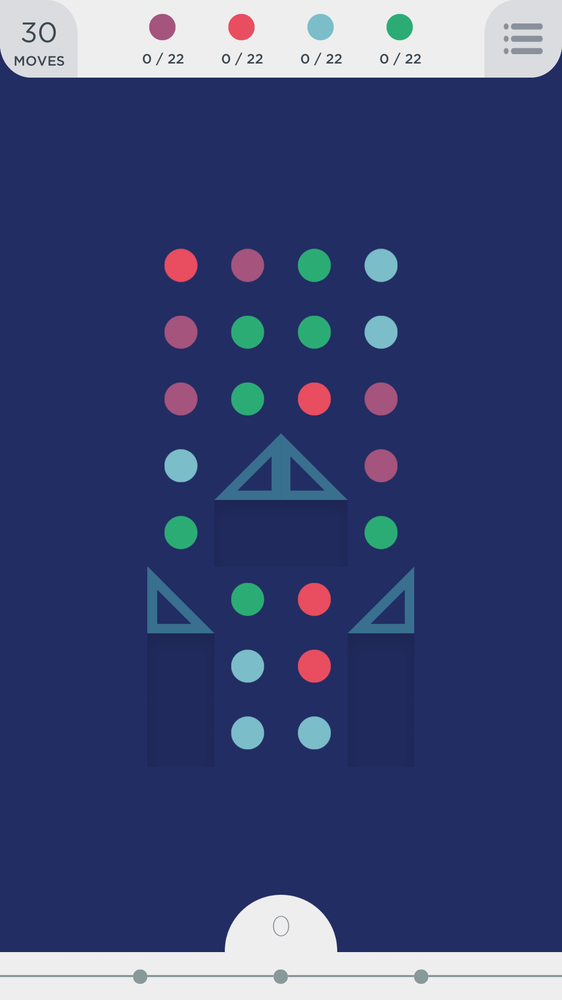
#> input picture oldstuff/caps_hd.png, 562 x 1000 px, shrunk from 1080 x 1920 before the run
$ python cv_circles.py caps_hd.png   (Python 2 division)
#> lines starting #> are read from the running program, lines starting #| are printed output that depends on the picture; after the words box and inside, x2 and y2 are one past the last pixel; in counts of white or black regions, pixels touching at a corner belong together
#!/usr/bin/env python

import cv2
import cv2.cv as cv
import numpy as np
import sys

if __name__ == "__main__":
    try:
        img = cv2.imread(sys.argv[1], 0)
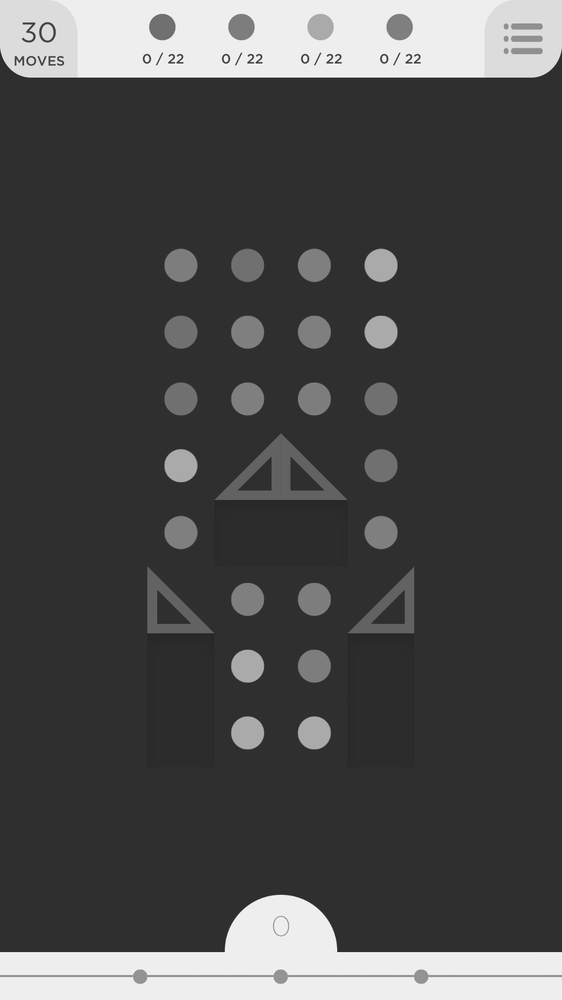
#> img: shape (1000, 562); min 33, max 254, mean 74.6
    except IndexError, e:
        print "Usage: %s <image>" % sys.argv[0]
        sys.exit(1)

    #img = cv2.medianBlur(img, 5)
    #cimg = cv2.cvtColor(img, cv2.COLOR_GRAY2BGR)

    circles = cv2.HoughCircles(img, cv.CV_HOUGH_GRADIENT, 1, 20,
                                param1=50,param2=30,minRadius=0,maxRadius=0)
#> circles = 40 rows, first 8: [280.5, 950.5, 56.3], [380.5, 398.5, 16.7], [180.5, 398.5, 16.7], [180.5, 331.5, 16.8], [380.5, 331.5, 16.8], [180.5, 465.5, 16.8], [380.5, 264.5, 16.8], [380.5, 465.5, 16.8]

    circles = np.uint16(np.around(circles))
#> circles = 40 rows, first 8: [280, 950, 56], [380, 398, 17], [180, 398, 17], [180, 332, 17], [380, 332, 17], [180, 466, 17], [380, 264, 17], [380, 466, 17]
    for i in circles[0,:]:
        # draw the outer circle
        cv2.circle(img,(i[0],i[1]),i[2],(0,255,0),2)
        # draw the center of the circle
        cv2.circle(img,(i[0],i[1]),2,(0,0,255),3)
#> this loop made 40 passes
#> i on passes 1 to 12: [280, 950, 56], [380, 398, 17], [180, 398, 17], [180, 332, 17], [380, 332, 17], [180, 466, 17], [380, 264, 17], [380, 466, 17], [180, 264, 17], [248, 732, 17], [314, 732, 17], [248, 332, 17]
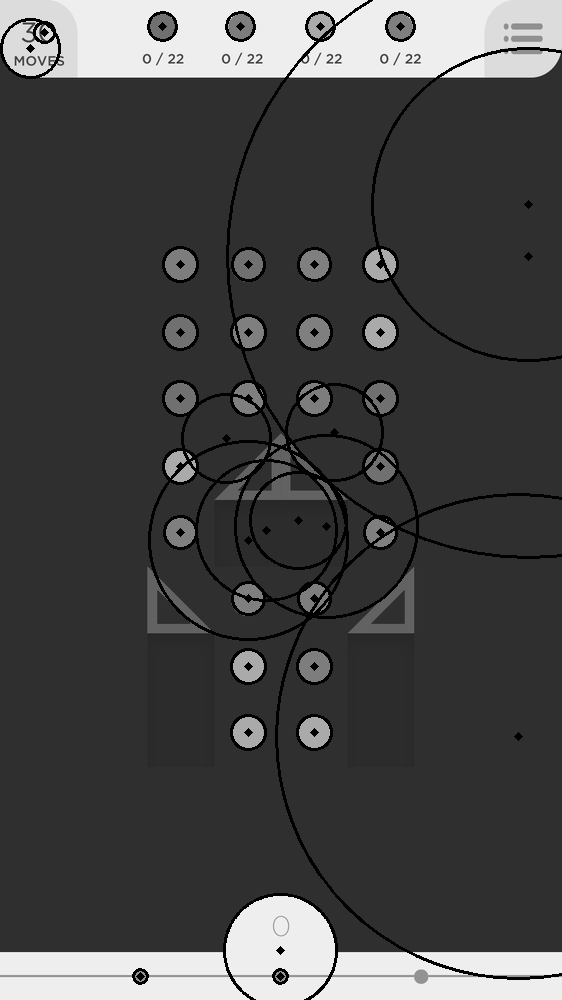
#> img: shape (1000, 562); 4.39% of pixels changed, all inside (x1, y1, x2, y2) = (0, 0, 562, 1000)

    cv2.imshow('detected circles',img)
    cv2.waitKey(0)
    cv2.destroyAllWindows()
